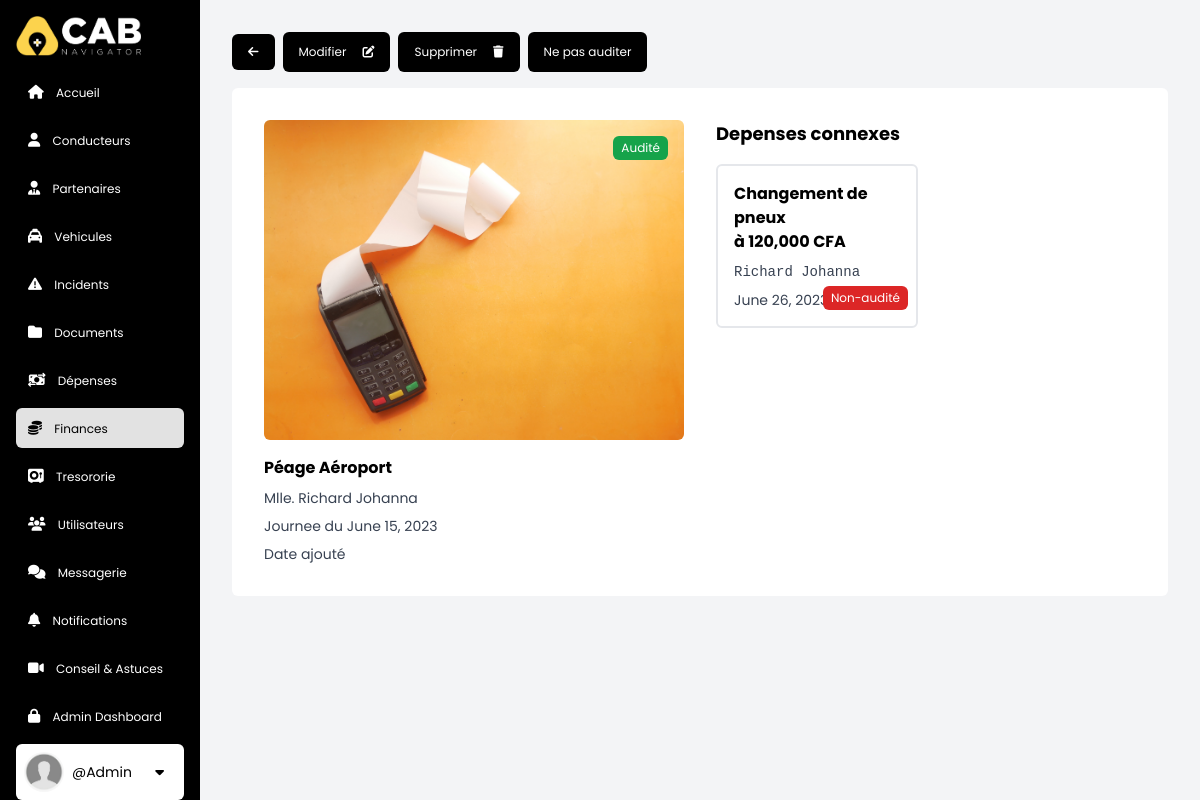
The page /finances/expenses/driver_exp/1/ (signed in) on the database its author committed.
### accounts/models.py (models this page shows, shortened)
class CustomUser(AbstractBaseUser, PermissionsMixin):
    pass
    email = models.EmailField(db_index=True, unique=True, max_length=255)
    username = models.CharField(
        max_length=255, unique=True,  blank=True, null=True)
    first_name = models.CharField(max_length=255)
    last_name = models.CharField(max_length=255)
    phone = models.CharField(max_length=255, blank=True, null=True)
    role = models.ForeignKey(
        Role, on_delete=models.SET_NULL, blank=True, null=True,)
    is_active = models.BooleanField(default=True)
    is_staff = models.BooleanField(default=False)
    is_superuser = models.BooleanField(default=False)
    objects = CustomUserManager()
    USERNAME_FIELD = 'email'
    REQUIRED_FIELDS = []

### finances/models.py (models this page shows, shortened)
class DriverExpense(models.Model):
    vault = models.ForeignKey(
        Vault, on_delete=models.SET_NULL, null=True, blank=True)
    driver = models.ForeignKey(
        Driver, on_delete=models.SET_NULL, null=True, blank=True)
    title = models.CharField(max_length=255, default='')
    details = models.CharField(max_length=1000, blank=True, null=True)
    amount = models.IntegerField(null=False, blank=True, default='0')
    date = models.DateField(null=True, blank=True)
    time = models.TimeField(null=True, blank=True)
    is_audited = models.BooleanField(default=False)
    receit = models.ImageField(
        upload_to='driver_expenses', blank=True, null=True)

### base/models.py (models this page shows, shortened)
class Driver(models.Model):
    user = models.OneToOneField(CustomUser, on_delete=models.CASCADE)
    vehicle = models.ForeignKey(
        'Vehicle', on_delete=models.SET_NULL, null=True, blank=True)
    civility = models.CharField(max_length=50, default='', choices=civ_titles)
    martital_status = models.CharField(
        max_length=50, default='', choices=marital_statuses)
    first_name = models.CharField(max_length=255)
    last_name = models.CharField(max_length=255)
    nationality = CountryField(
        blank_label="", blank=True, null=True)
    date_of_birth = models.DateField(null=True, blank=True)
    place_of_birth = models.CharField(
        max_length=255, default='', blank=True, null=True)
    city = models.CharField(max_length=255, default='', blank=True, null=True)
    phone = models.CharField(max_length=255, default='',)
    address = models.CharField(
        max_length=255, default='', blank=True, null=True)
    bio = models.CharField(max_length=1000, blank=True, null=True)
    image = models.ImageField(upload_to='drivers', blank=True, null=True)
    date_joined = models.DateTimeField(auto_now=True)
    is_active = models.BooleanField(default=False)
    score = models.IntegerField(null=False, blank=True, default='100')
    observation = models.CharField(
        max_length=1000, default='', null=True, blank=True)

### finances/views.py (the view, shortened to what this page needs)
# urls.py: path('expenses/driver_exp/<str:pk>/', d_expense, name='d_expense'),
@login_required(login_url='login')
def d_expense(req, pk):
    user = req.user
    if user.role.sec_level == 2:
        return redirect(req.META.get('HTTP_REFERER', '/'))
    else:
        curr_expense = DriverExpense.objects.get(id=pk)
        rel_expenses = DriverExpense.objects.filter(
            driver=curr_expense.driver).exclude(id=pk)
    context = {
        "finance_page": "active",
        'title': 'driver expense',
        'curr_expense': curr_expense,
        'rel_expenses': rel_expenses,
    }
    return render(req, 'finances/expenses/d_expense.html', context)

### finances/templates/finances/expenses/d_expense.html (shortened to what this page needs)
{% extends 'main.html' %} {% load static %} {% block content %}
<nav
  class="mb-4 mx-auto flex flex-wrap items-center gap-2 items-center text-xs w-full max-w-[1350px]"
>
  {% if not form %}
  <a
    href="{{request.META.HTTP_REFERER}}"
    class="px-4 py-3 bg-black text-white hover:bg-yellow-400 hover:text-black rounded-md flex justify-between items-center transition duration-300 ease-in-out"
    ><i class="fa-solid fa-arrow-left"></i
  ></a>
  {% else %}
  <a
    href="{{request.META.HTTP_REFERER}}"
    class="px-4 py-3 bg-black text-white hover:bg-yellow-400 hover:text-black rounded-md flex justify-between items-center transition duration-300 ease-in-out"
    ><i class="fa-solid fa-arrow-left"></i
  ></a>
  {% endif %}
  {% if curr_expense %}
  {% if user.role.sec_level >= 3 %}
  {% if not form %}
  <a
    href="{% url 'edit_d_expense' curr_expense.id %}"
    class="px-4 py-3 bg-black text-white hover:bg-green-600 rounded-md flex justify-between items-center transition duration-300 ease-in-out"
    >Modifier<i class="fa-solid fa-pen-to-square ml-4"></i
  ></a>
  {% endif %}
  <a
    href="{% url 'delete_d_expense' curr_expense.id %}"
    id="delete_btn"
    onclick="return confirm('Voulez vous continuer avec la suppression')"
    class="px-4 py-3 bg-black text-white hover:bg-red-700 rounded-md flex justify-between items-center transition duration-300 ease-in-out"
    >Supprimer<i class="fa-solid fa-trash ml-4"></i
  ></a>
  <form action="{% url 'audit_d_expense' curr_expense.id %}" method="POST">
    {% if curr_expense.is_audited == False %}
    <input
      type="submit"
      value="Auditer"
      class="px-4 py-3 bg-black text-white hover:bg-green-600 rounded-md flex justify-between items-center transition duration-300 ease-in-out cursor-pointer"
    />
    {% else %}
    <input
      type="submit"
      value="Ne pas auditer"
      class="px-4 py-3 bg-black text-white hover:bg-red-700 rounded-md flex justify-between items-center transition duration-300 ease-in-out cursor-pointer"
    />
    {% endif %}
  </form>
  {% endif %}
  {% endif %}
</nav>
{% if not form %}
<section
  class="p-8 bg-white lg:grid grid-cols-2 gap-8 justify-between rounded-md overflow-hidden"
>
  <div class="flex flex-col gap-4 w-full">
    <div class="relative">
      {% if not curr_expense.image %}
      <img
        class="h-80 w-full rounded-md object-cover"
        src="{% static 'imgs/pos.jpg' %}"
        alt="vehicle image"
      />
      {% else %}
      <img
        class="h-80 w-full rounded-md object-cover"
        src="{{curr_expense.image.url}}"
        alt="vehicle image"
      />
      {% endif %}
      {% if curr_expense.is_audited %}
      <span
        class="absolute top-4 right-4 px-2 py-1 rounded-md bg-green-600 text-xs text-white"
      >
        Audité
      </span>
      {% else %}
      <span
        class="absolute top-4 right-4 px-2 py-1 rounded-md bg-red-600 text-xs text-white"
      >
        Non-audité
      </span>
      {% endif %}
    </div>
    <div class="flex flex-col justify-between">
      <h4 class="text-black text-md font-bold">{{curr_expense.title}}</h4>
      <p class="pt-2 text-sm">
        {{curr_expense.driver.civility}} {{curr_expense.driver.last_name}}
        {{curr_expense.driver.first_name}}
      </p>
      <p class="pt-2 text-sm">Journee du {{curr_expense.date}}</p>
      <p class="pt-2 text-sm">Date ajouté {{curr_expense.date_posted.date}}</p>
    </div>
  </div>
  <div class="w-full mx-auto rounded-md">
    <h3 class="mb-4 text-black text-lg font-bold">Depenses connexes</h3>
    {% if not rel_expenses %}
    {% include 'components/no_data.html' %}
    {% else %}
    <div class="grid grid-cols-2 gap-4">
      {% for obj in rel_expenses %}
      <div
        class="relative flex flex-col border border-2 hover:border-black bg-white rounded-md transition duration-300 ease-in-out overflow-hidden"
      >
        {% if obj.is_audited %}
        <span
          class="absolute bottom-4 right-2 px-2 py-1 rounded-md bg-green-600 text-xs text-white"
        >
          Audité
        </span>
        {% else %}
        <span
          class="absolute bottom-4 right-2 px-2 py-1 rounded-md bg-red-600 text-xs text-white"
        >
          Non-audité
        </span>
        {% endif %}
        <a href="{% url 'd_expense' obj.id  %}">
          <div class="p-4 flex flex-col justify-between">
            <h4 class="text-black text-md font-bold">
              {{obj.title}} <br />
              à {{obj.amount}} CFA
            </h4>
            <tt class="mt-2 text-sm">
              {{obj.driver.last_name}} {{obj.driver.first_name}}
            </tt>
            <p class="mt-2 text-sm">{{obj.date}} - {{obj.time}}</p>
          </div>
        </a>
      </div>
      {% endfor %}
    </div>
    {% endif %}
  </div>
</section>
{% endif %} {% endblock %}

### templates/sidebar.html (shortened to what this page needs)
{% load static %}
<div
  class="bg-black text-white w-[60px] md:w-20 p-2 md:p-4 lg:w-[200px] xl:w-[300px] h-screen fixed overflow-y-auto"
>
  <a class="lg: mb-4 flex items-center" href="{% url 'home' %}">
    <img
      class="hidden lg:inline lg:h-10 mx-auto lg:mx-0 lg:mr-2"
      src="{% static 'imgs/logo-w.png' %}"
      alt="logo"
    />
  </a>
  <ul class="flex flex-col mx-auto items-center lg:items-start">
    <a
      class="mb-2 lg:px-3 py-2 text-center lg:text-left rounded-md hover:bg-white hover:text-black transition ease-in duration-200 w-full {{home_page}}"
      href="{% url 'home' %}"
    >
      <i class="fa-solid fa-house text-sm lg:mr-2"></i>
      <span class="hidden lg:inline lg:text-xs xl:text-base">Accueil </span>
    </a>
    {% if user.role.sec_level >= 3 %}
    <a
      class="mb-2 lg:px-3 py-2 text-center lg:text-left rounded-md hover:bg-white hover:text-black transition ease-in duration-200 w-full {{drivers_page}}"
      href="{% url 'drivers' %}"
    >
      <i class="fa-solid fa-user text-sm lg:mr-2"></i>
      <span class="hidden lg:inline lg:text-xs xl:text-base">Conducteurs </span>
    </a>
    <a
      class="mb-2 lg:px-3 py-2 text-center lg:text-left rounded-md hover:bg-white hover:text-black transition ease-in duration-200 w-full {{partners_page}}"
      href="{% url 'partners' %}"
    >
      <i class="fa-solid fa-user-tie text-sm lg:mr-2"></i>
      <span class="hidden lg:inline lg:text-xs xl:text-base">Partenaires </span>
    </a>
    <a
      class="mb-2 lg:px-3 py-2 text-center lg:text-left rounded-md hover:bg-white hover:text-black transition ease-in duration-200 w-full {{vehicles_page}}"
      href="{% url 'vehicles' %}"
    >
      <i class="fa-solid fa-taxi text-sm lg:mr-2"></i>
      <span class="hidden lg:inline lg:text-xs xl:text-base">Vehicules</span>
    </a>
    {% endif %}
    <a
      class="mb-2 lg:px-3 py-2 text-center lg:text-left rounded-md hover:bg-white hover:text-black transition ease-in duration-200 w-full {{incidents_page}}"
      href="{% url 'incidents' %}"
    >
      <i class="fa-solid fa-triangle-exclamation text-sm lg:mr-2"></i>
      <span class="hidden lg:inline lg:text-xs xl:text-base">Incidents </span>
    </a>
    {% if user.role.sec_level >= 3 %}
    <a
      class="mb-2 lg:px-3 py-2 text-center lg:text-left rounded-md hover:bg-white hover:text-black transition ease-in duration-200 w-full {{documents_page}}"
      href="{% url 'documents' %}"
    >
      <i class="fa-solid fa-folder text-sm lg:mr-2"></i>
      <span class="hidden lg:inline lg:text-xs xl:text-base"> Documents </span>
    </a>
    <a
      class="mb-2 lg:px-3 py-2 text-center lg:text-left rounded-md hover:bg-white hover:text-black transition ease-in duration-200 w-full {{expenses_page}}"
      href="{% url 'expenses' %}"
    >
      <i class="fa-solid fa-money-bill-transfer text-sm lg:mr-2"></i>
      <span class="hidden lg:inline lg:text-xs xl:text-base"> Dépenses </span>
    </a>
    {% endif %}
    <a
      class="mb-2 lg:px-3 py-2 text-center lg:text-left rounded-md hover:bg-white hover:text-black transition ease-in duration-200 w-full  {{finance_page}}"
      href="{% url 'finances' %}"
    >
      <i class="fa-solid fa-coins lg:text-sm lg:mr-2"></i>
      <span class="hidden lg:inline lg:text-xs xl:text-base"> Finances </span>
    </a>
    {% if user.role.sec_level >= 3 %}
    <a
      class="mb-2 lg:px-3 py-2 text-center lg:text-left rounded-md hover:bg-white hover:text-black transition ease-in duration-200 w-full  {{vaults_page}}"
      href="{% url 'vaults' %}"
      ><i class="fa-solid fa-vault text-sm lg:mr-2"></i>
      <span class="hidden lg:inline lg:text-xs xl:text-base"> Tresororie </span>
    </a>
    <a
      class="mb-2 lg:px-3 py-2 text-center lg:text-left rounded-md hover:bg-white hover:text-black transition ease-in duration-200 w-full  {{users_page}}"
      href="{% url 'users' %}"
      ><i class="fa-solid fa-users text-sm lg:mr-2"></i>
      <span class="hidden lg:inline lg:text-xs xl:text-base">
        Utilisateurs
      </span>
    </a>
    {% endif %}
    <a
      class="mb-2 lg:px-3 py-2 text-center lg:text-left rounded-md hover:bg-white hover:text-black transition ease-in duration-200 w-full {{chats_page}}"
      href="{% url 'chats' %}"
    >
      <i class="fa-solid fa-comments text-sm lg:mr-2"></i>
      <span class="hidden lg:inline lg:text-xs xl:text-base"> Messagerie </span>
    </a>
    <a
      class="relative mb-2 lg:px-3 py-2 text-center lg:text-left rounded-md hover:bg-white hover:text-black transition ease-in duration-200 w-full {{notifications_page}}"
      href="{% url 'notifications' %}"
    >
      <i class="text-sm fa-solid fa-bell text-sm lg:mr-2"></i>
      <span class="hidden lg:inline lg:text-xs xl:text-base">
        Notifications
      </span>
    </a>
    <a
      class="mb-2 lg:px-3 py-2 text-center lg:text-left rounded-md hover:bg-white hover:text-black transition ease-in duration-200 w-full {{tips_page}}"
      href="{% url 'tips' %}"
    >
      <i class="fa-solid fa-video text-sm lg:mr-2"></i>
      <span class="hidden lg:inline lg:text-xs xl:text-base">
        Conseil & Astuces
      </span>
    </a>
    {% if user.is_superuser %}
    <a
     target="_blank"
      class="mb-2 lg:px-3 py-2 text-center lg:text-left rounded-md hover:bg-white hover:text-black transition ease-in duration-200 w-full"
      href="{% url 'admin:index' %}"
      ><i class="fa-solid fa-lock text-sm lg:mr-2"></i>
      <span class="hidden lg:inline lg:text-xs xl:text-base">
        Admin Dashboard
      </span>
    </a>
    {% endif %}
    <div
      class="px-1 py-2 lg:p-2 bg-white flex flex-col lg:flex-row items-center gap-1 lg:gap-2 mb-2 sm:text-sm lg:text-md rounded-md cursor-pointer w-full"
    >
      {% if not user.image %}
      <img
        class="hidden lg:inline h-10 w-10 rounded-full object-cover"
        src="{% static 'imgs/anon.png' %}"
        alt="user image"
      />
      {% else %}
      <img
        class="hidden lg:block h-10 w-10 rounded-full object-cover"
        src="{{user.image.url}}"
        alt="user image"
      />
      {% endif %}
      <div class="hidden lg:block w-full">
        <p class="text-black">@{{user.username}}</p>
      </div>
      <div class="relative">
        <button
          type="button"
          class=""
          name="dropdownBtn"
          id="dropdownBtn"
          aria-expanded="false"
          aria-haspopup="true"
          onclick="toggleDropdown(this)"
        >
          <i
            class="fa-sharp fa-solid fa-caret-down text-black bg-white hover:bg-gray-200 py-2 px-3 rounded-md"
          ></i>
        </button>
      </div>
    </div>
  </ul>
</div>

### static/styles.css (style rules this page uses)
html { scroll-behavior: smooth; box-sizing: border-box; }
.active { background: #e2e2e2; color: black; padding: 2px; border-radius: 1rem; }

### templates/main.html (style rules this page uses)
body { font-family: "Poppins", sans-serif; }

### rows shown on the page
CustomUser: username "Admin"
DriverExpense: title "Péage Aéroport", driver.civility "Mlle.", driver.last_name "Richard", driver.first_name "Johanna", date "June 15, 2023"
DriverExpense: is_audited "Non-audité", title "Changement de pneux", amount "120,000", driver.last_name "Richard", driver.first_name "Johanna", date "June 26, 2023"
